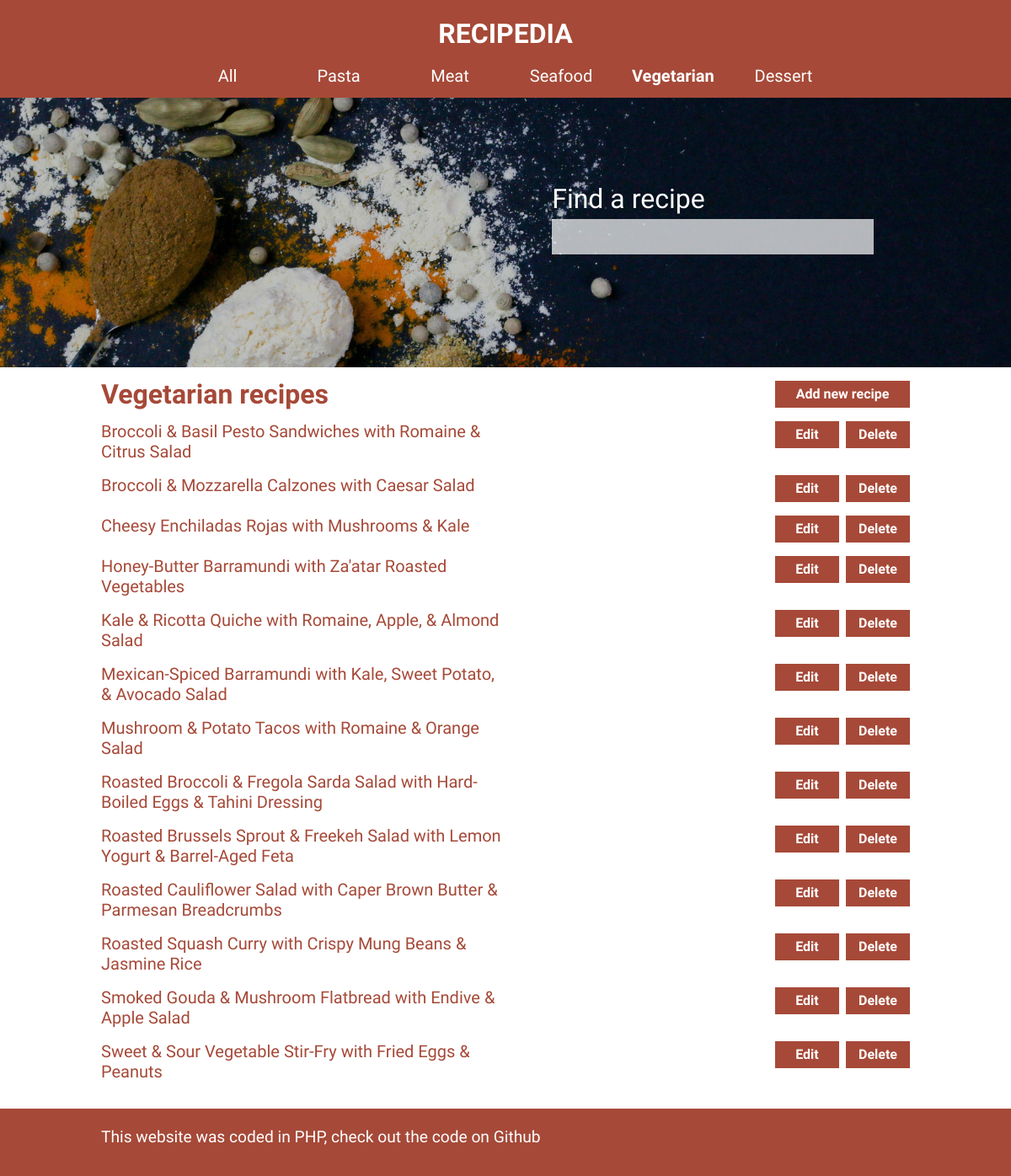
/vegetarian.php, run on the app's committed database.
### tables this page shows
CREATE TABLE `recipes` (
  `id` int(11) NOT NULL,
  `featured_photo` int(11) DEFAULT NULL,
  `title` varchar(1000) NOT NULL,
  `category_id` int(11) NOT NULL,
  `description` longtext NOT NULL,
  `ingredients_description` longtext NOT NULL,
  `step_1_description` longtext NOT NULL,
  `step_2_description` longtext NOT NULL,
  `step_3_description` longtext NOT NULL,
  `step_4_description` longtext NOT NULL,
  `step_5_description` longtext NOT NULL,
  `step_6_description` longtext NOT NULL,
  `step_7_description` longtext NOT NULL,
  `step_8_description` longtext NOT NULL,
  `step_9_description` longtext NOT NULL,
  `step_10_description` longtext NOT NULL,
  `date_created` datetime NOT NULL,
  `date_updated` datetime NOT NULL
);

### includes/recipe-listing.php (the view)
<div id="recipe-listing">
    <?php
        while($row = mysqli_fetch_assoc($results)){
            echo "<div class='recipe-detail'>";
            echo "<a href='recipe-detail.php?id=" . $row["id"] . "' class='recipe-link'>";
            echo $row["title"];
            echo "</a>";
            echo "<div class='adminTasks'>";
            echo "<a class='admin-button' id='edit-button' href='edit.php?id=" . $row["id"] ."'>Edit</a>";
            echo "<a class='admin-button' id='delete-button' href='delete.php?id=" . $row["id"] ."'>Delete</a>";
            echo "</div>";
            echo "</div>";
        }
    ?>
</div>

### styles/global.css (style rules this page uses)
body { box-sizing: border-box; font-family: Catamaran; display: flex; flex-direction: column; height: 100vh; }

### styles/index.css (style rules this page uses)
a { text-decoration: none; }
.adminTasks { display: flex; justify-content: center; justify-self: end; gap: 0.5rem; width: 10rem; }
.admin-button { background-color: #A64938; border: none; color: #FFFFFF; font-size: 1rem; height: 1rem; padding: 0.5rem 0; text-align: center; width: 5rem; }
.recipe-detail { display: grid; grid-template-columns: 1fr 1fr; margin: 1rem 0; }
.recipe-link { color: #A64938; font-size: 1.25rem; font-weight: 400; line-height: 1.5rem; }

### data on the page
recipes: title "Broccoli & Basil Pesto Sandwiches with Romaine & Citrus Salad"
recipes: title "Broccoli & Mozzarella Calzones with Caesar Salad"
recipes: title "Cheesy Enchiladas Rojas with Mushrooms & Kale"
recipes: title "Honey-Butter Barramundi with Za'atar Roasted Vegetables"
recipes: title "Kale & Ricotta Quiche with Romaine, Apple, & Almond Salad"
recipes: title "Mexican-Spiced Barramundi with Kale, Sweet Potato, & Avocado Salad"
recipes: title "Mushroom & Potato Tacos with Romaine & Orange Salad"
recipes: title "Roasted Broccoli & Fregola Sarda Salad with Hard-Boiled Eggs & Tahini Dressing"
recipes: title "Roasted Brussels Sprout & Freekeh Salad with Lemon Yogurt & Barrel-Aged Feta"
recipes: title "Roasted Cauliflower Salad with Caper Brown Butter & Parmesan Breadcrumbs"
recipes: title "Roasted Squash Curry with Crispy Mung Beans & Jasmine Rice"
recipes: title "Smoked Gouda & Mushroom Flatbread with Endive & Apple Salad"
recipes: title "Sweet & Sour Vegetable Stir-Fry with Fried Eggs & Peanuts"
